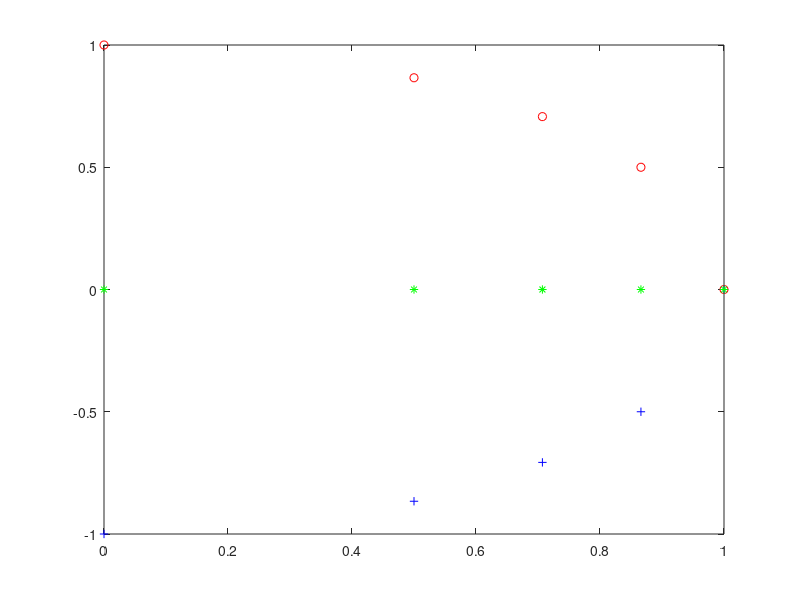
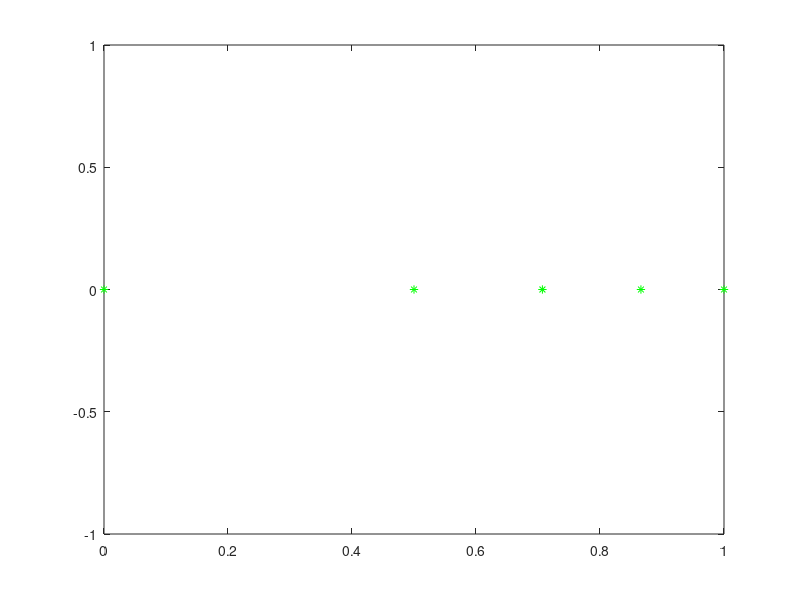

These charts were generated, in order, by the following MATLAB code:
function []=ex3()
    
    t = [0, pi/6, pi/4, pi/3, pi/2];
    tp = -t;
    figure
    plot(exp(1i*t), 'ro');
    
    hold on
    plot(exp(-1i*t), 'b+');
    
    hold on
    ss = (exp(1i*t)+exp(-1i*t))/2;
    plot(real(ss), imag(ss) ,'g*')
    
    
    
    figure
    plot(real(ss), imag(ss) ,'g*')

end